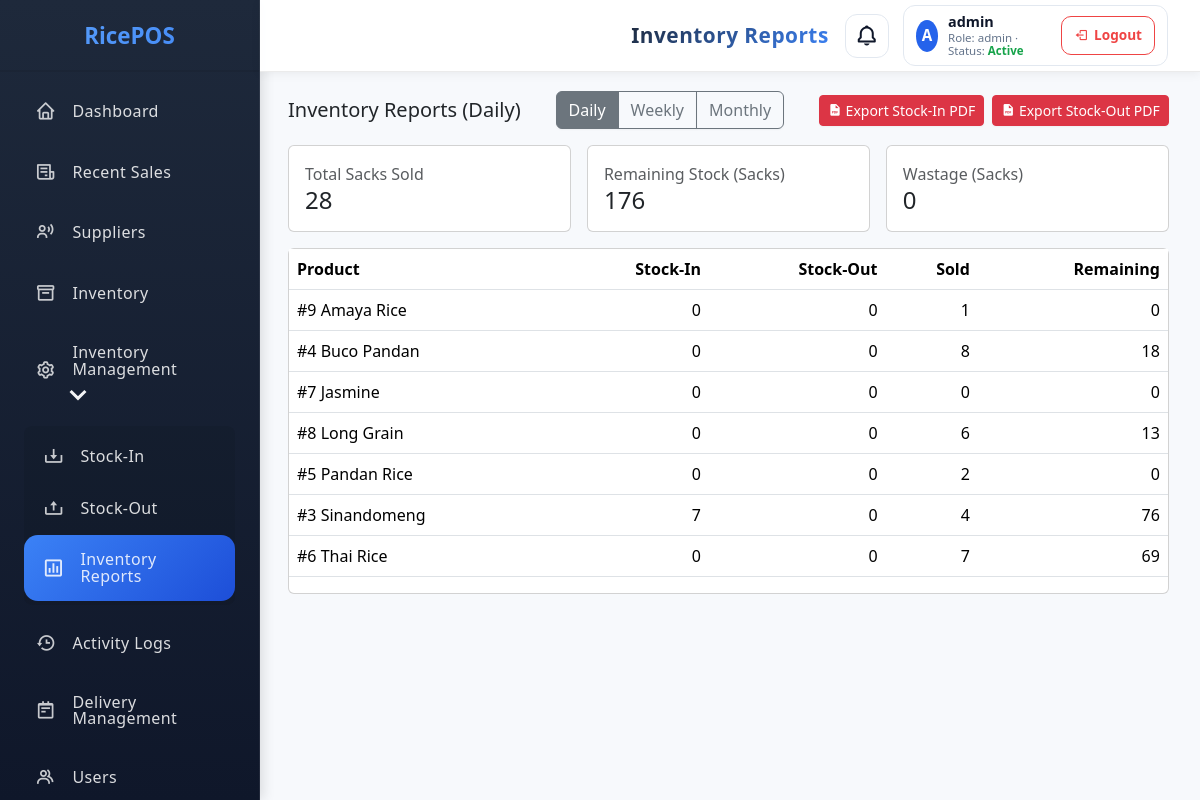
/public/inventory_reports.php (signed in), run on the app's committed database.
### tables this page shows
CREATE TABLE `products` (
  `id` int NOT NULL,
  `name` varchar(100) NOT NULL,
  `price_per_kg` decimal(10,2) NOT NULL,
  `price_per_sack` decimal(10,2) DEFAULT NULL,
  `stock_kg` decimal(10,2) NOT NULL DEFAULT '0.00',
  `stock_sack` decimal(10,2) NOT NULL DEFAULT '0.00',
  `category` varchar(50) DEFAULT NULL,
  `image` varchar(255) DEFAULT NULL,
  `low_stock_threshold` decimal(10,2) NOT NULL DEFAULT '10.00',
  `created_at` timestamp NOT NULL DEFAULT CURRENT_TIMESTAMP,
  `is_active` tinyint(1) NOT NULL DEFAULT '1',
  `profit_per_sack` int DEFAULT NULL
);

### public/inventory_reports.php (the view, shortened to what this page needs)
<?php
$pdo = Database::getInstance()->getConnection();
$range = $_GET['range'] ?? 'daily';
$whereSales = '';
$whereMoves = '';
switch ($range) {
    default:
        $whereSales = "WHERE DATE(datetime)=CURDATE()";
        $whereMoves = "WHERE DATE(movement_date)=CURDATE()";
}
$soldStmt = $pdo->query("SELECT COALESCE(SUM(si.quantity_sack),0) AS sacks_sold, COALESCE(SUM(si.price),0) AS revenue FROM sale_items si JOIN sales s ON s.id=si.sale_id $whereSales");
$sold = $soldStmt->fetch();
$remStmt = $pdo->query("SELECT COALESCE(SUM(stock_sack),0) AS sacks_remaining FROM products");
$remaining = $remStmt->fetch();
$wasteStmt = $pdo->query("SELECT COALESCE(SUM(quantity_sack),0) AS sacks_wasted FROM stock_movements WHERE type='out' AND reason IN ('spoilage','damaged','promo') " . ($whereMoves ? str_replace('WHERE','AND',$whereMoves) : ''));
$wastage = $wasteStmt->fetch();
$salesDateCond = ($range==='daily'
    ? "DATE(s.datetime)=CURDATE()"
    : ($range==='weekly'
        ? "YEARWEEK(s.datetime,1)=YEARWEEK(CURDATE(),1)"
        : "DATE_FORMAT(s.datetime,'%Y-%m')=DATE_FORMAT(CURDATE(),'%Y-%m')"));
$moveDateCond = ($range==='daily'
    ? "DATE(sm.movement_date)=CURDATE()"
    : ($range==='weekly'
        ? "YEARWEEK(sm.movement_date,1)=YEARWEEK(CURDATE(),1)"
        : "DATE_FORMAT(sm.movement_date,'%Y-%m')=DATE_FORMAT(CURDATE(),'%Y-%m')"));
$byProdSql = "SELECT p.id, p.name,
            COALESCE(ins.in_sacks, 0) AS in_sacks,
            COALESCE(outs.out_sacks, 0) AS out_sacks,
            COALESCE(salesq.sold_sacks, 0) AS sold_sacks,
            p.stock_sack AS remaining_sacks
     FROM products p
     LEFT JOIN (
        SELECT sm.product_id, SUM(sm.quantity_sack) AS in_sacks
        FROM stock_movements sm
        WHERE sm.type='in' AND (".$moveDateCond.")
        GROUP BY sm.product_id
     ) AS ins ON ins.product_id = p.id
     LEFT JOIN (
        SELECT sm.product_id, SUM(sm.quantity_sack) AS out_sacks
        FROM stock_movements sm
        WHERE sm.type='out' AND (".$moveDateCond.")
        GROUP BY sm.product_id
     ) AS outs ON outs.product_id = p.id
     LEFT JOIN (
        SELECT si.product_id, SUM(si.quantity_sack) AS sold_sacks
        FROM sale_items si
        JOIN sales s ON s.id = si.sale_id
        WHERE (".$salesDateCond.")
        GROUP BY si.product_id
     ) AS salesq ON salesq.product_id = p.id
     ORDER BY p.name";
$byProd = $pdo->query($byProdSql)->fetchAll();
?>
<!DOCTYPE html>
<html lang="en">
<head>
    <?php $cssVer = @filemtime(__DIR__ . '/assets/css/style.css') ?: time(); ?>
    <link rel="stylesheet" href="assets/css/style.css?v=<?php echo $cssVer; ?>">
    <link href="https://cdn.jsdelivr.net/npm/bootstrap@5.3.2/dist/css/bootstrap.min.css" rel="stylesheet">
    <link href='https://unpkg.com/boxicons@2.1.4/css/boxicons.min.css' rel='stylesheet'>
</head>
<body>
<?php $activePage = 'inventory_reports.php'; $pageTitle = 'Inventory Reports'; include __DIR__ . '/../includes/sidebar.php'; include __DIR__ . '/../includes/header.php'; ?>
<main class="main-content">
    <div class="container">
        <div class="d-flex justify-content-between align-items-center mb-3" style="gap:0.5rem; flex-wrap: wrap;">
            <h5 class="m-0">Inventory Reports (<?php echo htmlspecialchars(ucfirst($range)); ?>)</h5>
            <div class="btn-group" role="group" aria-label="Range">
                <a class="btn btn-outline-secondary <?php echo $range==='daily'?'active':''; ?>" href="?range=daily">Daily</a>
                <a class="btn btn-outline-secondary <?php echo $range==='weekly'?'active':''; ?>" href="?range=weekly">Weekly</a>
                <a class="btn btn-outline-secondary <?php echo $range==='monthly'?'active':''; ?>" href="?range=monthly">Monthly</a>
            </div>
            <div class="d-flex gap-2">
                <a class="btn btn-danger btn-sm" href="export_logs_pdf.php?action=stock_in" target="_blank" rel="noopener">
                    <i class='bx bxs-file-pdf'></i> Export Stock-In PDF
                </a>
                <a class="btn btn-danger btn-sm" href="export_logs_pdf.php?action=stock_out" target="_blank" rel="noopener">
                    <i class='bx bxs-file-pdf'></i> Export Stock-Out PDF
                </a>
            </div>
        </div>
        <div class="row g-3 mb-3">
            <div class="col-md-4">
                <div class="card"><div class="card-body">
                    <div class="text-muted">Total Sacks Sold</div>
                    <div class="h4 m-0"><?php echo number_format((float)$sold['sacks_sold'], 0); ?></div>
                </div></div>
            </div>
            <div class="col-md-4">
                <div class="card"><div class="card-body">
                    <div class="text-muted">Remaining Stock (Sacks)</div>
                    <div class="h4 m-0"><?php echo number_format((float)$remaining['sacks_remaining'], 0); ?></div>
                </div></div>
            </div>
            <div class="col-md-4">
                <div class="card"><div class="card-body">
                    <div class="text-muted">Wastage (Sacks)</div>
                    <div class="h4 m-0"><?php echo number_format((float)$wastage['sacks_wasted'], 0); ?></div>
                </div></div>
            </div>
        </div>
        <div class="card">
            <div class="table-responsive" style="max-height: 60vh;">
                <table class="table table-hover align-middle" style="min-width:720px">
                    <thead>
                        <tr>
                            <th>Product</th>
                            <th class="text-end">Stock-In</th>
                            <th class="text-end">Stock-Out</th>
                            <th class="text-end">Sold</th>
                            <th class="text-end">Remaining</th>
                        </tr>
                    </thead>
                    <tbody>
                        <?php foreach ($byProd as $row): ?>
                        <tr>
                            <td><?php echo '#'.(int)$row['id'].' '.htmlspecialchars($row['name']); ?></td>
                            <td class="text-end"><?php echo number_format((float)$row['in_sacks'], 0); ?></td>
                            <td class="text-end"><?php echo number_format((float)$row['out_sacks'], 0); ?></td>
                            <td class="text-end"><?php echo number_format((float)$row['sold_sacks'], 0); ?></td>
                            <td class="text-end"><?php echo number_format((float)$row['remaining_sacks'], 0); ?></td>
                        </tr>
                        <?php endforeach; ?>
                    </tbody>
                </table>
            </div>
        </div>
    </div>
</main>
</body>
</html>

### public/assets/css/style.css (style rules this page uses)
:root { --sidebar-width: 260px; --header-height: 72px; }
*, *::before, *::after { box-sizing: border-box; }
body { margin: 0; font-family: 'Segoe UI', Arial, sans-serif; background: #f4f6fb; color: #222; overflow-y: scroll; scrollbar-gutter: stable both-edges; overflow-x: hidden; }
.btn { display: inline-flex; align-items: center; justify-content: center; gap: 0.45em; padding: 0.6rem 1rem; border: 1px solid #d1d5db; border-radius: 15px; font-size: 0.98rem; font-weight: 700; background: #ffffff; color: #111827; cursor: pointer; transition: background 0.18s ease, border-color 0.18s ease, color 0.18s ease, box-shadow 0.18s ease, transform 0.12s ease; outline: none; text-decoration: none; min-width: 0; box-shadow: 0 1px 2px rgba(0,0,0,0.04); }
.main-content { padding: 1.2rem 1.2rem 1.2rem 1rem; padding-top: calc(1.2rem + var(--header-height)) !important; background:#f7f9fc; margin-left: var(--sidebar-width) !important; min-height: 100dvh; }
html, body { height: 100%; }
body { display: block !important; }
.main-content { min-width: 0; }

### includes/header.php (style rules this page uses)
:root { --sidebar-width:260px; --header-height:72px; }
.main-content { margin-left: var(--sidebar-width, 260px); padding-top: var(--header-height, 72px); min-height: 100vh; width: auto; max-width: 100%; }

### data on the page
products: id "9", name "Amaya Rice", in_sacks "0", out_sacks "0", sold_sacks "1", stock_sack "0"
products: id "4", name "Buco Pandan", in_sacks "0", out_sacks "0", sold_sacks "8", stock_sack "18"
products: id "7", name "Jasmine", in_sacks "0", out_sacks "0", sold_sacks "0", stock_sack "0"
products: id "8", name "Long Grain", in_sacks "0", out_sacks "0", sold_sacks "6", stock_sack "13"
products: id "5", name "Pandan Rice", in_sacks "0", out_sacks "0", sold_sacks "2", stock_sack "0"
products: id "3", name "Sinandomeng", in_sacks "7", out_sacks "0", sold_sacks "4", stock_sack "76"
products: id "6", name "Thai Rice", in_sacks "0", out_sacks "0", sold_sacks "7", stock_sack "69"

### other printed values
$computedTitle "Inventory Reports"
$initials "A"
$u "admin"
$r "admin"
$range "Daily"
$sold['sacks_sold'] "28"
$remaining['sacks_remaining'] "176"
$wastage['sacks_wasted'] "0"
